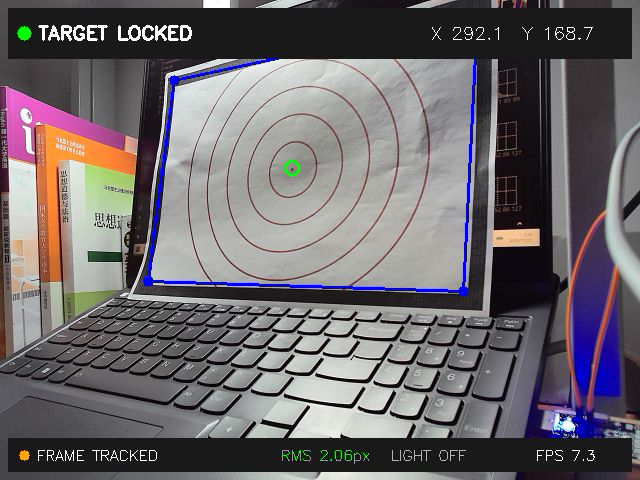
#> input picture example.jpeg, 640 x 480 px
$ python -i target_frame.py   (imports and definitions only)
#> lines starting #> are read from the running program, lines starting #| are printed output that depends on the picture; after the words box and inside, x2 and y2 are one past the last pixel; in counts of white or black regions, pixels touching at a corner belong together
#> further down, picture is the input picture: shape (480, 640, 3); mean B, G, R 107.3, 103.6, 108.4
"""靶纸框检测、角点跟踪与透视几何。"""

import math
from typing import Optional

import cv2
import numpy as np

from config import (
    CORNER_TRACK_MAX_FEATURES,
    CORNER_TRACK_MAX_FRAMES,
    CORNER_TRACK_MIN_FEATURES,
    CORNER_TRACK_REFRESH_FEATURES,
    CORNER_TRACK_MAX_PREDICTED_FRAMES,
    CORNER_TRACK_SMOOTH_ALPHA,
    CORNER_TRACK_MAX_SHIFT,
    CORNER_TRACK_AREA_MIN_RATIO,
    CORNER_TRACK_AREA_MAX_RATIO,
    CORNER_TRACK_REJECTED_FRAMES,
    CORNER_TRACK_SCALE,
    FRAME_CLOSE_KERNEL,
    FRAME_ASPECT_TOLERANCE,
    FRAME_DETECT_SCALE,
    FRAME_HSV_HIGH,
    FRAME_HSV_LOW,
    RECT_HEIGHT,
    RECT_WIDTH,
    TRACKING_ROI_MARGIN,
    TRACKING_ROI_MIN_HEIGHT,
    TRACKING_ROI_MIN_WIDTH,
)


def order_points(pts):
    """
    将四个角点排序为：
    左上、右上、右下、左下

    返回 shape=(4,2) 的 float32 数组。
    """

    pts = np.array(pts, dtype=np.float32)

    center = np.mean(pts, axis=0)

    angles = np.arctan2(
        pts[:, 1] - center[1],
        pts[:, 0] - center[0]
    )

    # 按绕中心的角度排序
    ordered = pts[np.argsort(angles)]

    # 找到最接近左上角的点作为起点
    start_index = np.argmin(
        ordered[:, 0] + ordered[:, 1]
    )

    ordered = np.roll(
        ordered,
        -start_index,
        axis=0
    )

    return ordered.astype(np.float32)


def _matches_target_aspect(corners):
    edges = np.linalg.norm(
        np.roll(corners, -1, axis=0) - corners,
        axis=1
    )
    average_width = (edges[0] + edges[2]) / 2.0
    average_height = (edges[1] + edges[3]) / 2.0
    if average_width <= 0 or average_height <= 0:
        return False

    measured_aspect = max(average_width, average_height) / min(
        average_width,
        average_height
    )
    expected_aspect = max(
        RECT_WIDTH / RECT_HEIGHT,
        RECT_HEIGHT / RECT_WIDTH
    )
    return abs(measured_aspect / expected_aspect - 1.0) <= FRAME_ASPECT_TOLERANCE


def detect_target_corners(frame, reference_corners=None):
    """
    从原始相机图像中寻找黑色矩形边框。

    返回：
        corners: 左上、右上、右下、左下
        black_mask: 黑色区域二值图

    如果未找到可靠的四边形，返回 None。
    """

    analysis_size = (
        max(1, int(frame.shape[1] * FRAME_DETECT_SCALE)),
        max(1, int(frame.shape[0] * FRAME_DETECT_SCALE))
    )
#> analysis_size = (128, 96)
    analysis_frame = cv2.resize(
        frame,
        analysis_size,
        interpolation=cv2.INTER_AREA
    )
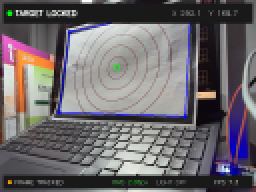
#> analysis_frame: shape (96, 128, 3) (shown 2 times larger); mean B, G, R 107.3, 103.6, 108.4

    hsv = cv2.cvtColor(
        analysis_frame,
        cv2.COLOR_BGR2HSV
    )
#> hsv: shape (96, 128, 3); mean H, S, V 78.2, 31.4, 114.9
    hsv_mask = cv2.inRange(
        hsv,
        FRAME_HSV_LOW,
        FRAME_HSV_HIGH
    )
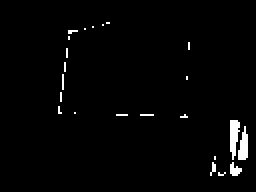
#> hsv_mask: shape (96, 128) (shown 2 times larger); 1.9% white; 23 white regions (20 under 20 px), largest, box (x1, y1, x2, y2) and area: (115, 60, 120, 80) 69, (119, 63, 124, 80) 58, (115, 81, 121, 88) 26

    image_area = analysis_frame.shape[0] * analysis_frame.shape[1]
#> image_area = 12288
    image_height, image_width = analysis_frame.shape[:2]
#> image_height = 96; image_width = 128

    def find_candidates(mask):
        mask = cv2.morphologyEx(
            mask,
            cv2.MORPH_CLOSE,
            FRAME_CLOSE_KERNEL,
            iterations=2
        )
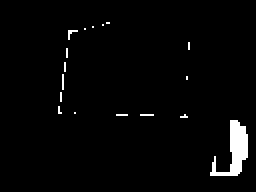
#> mask: shape (96, 128) (shown 2 times larger); 2.5% white; 17 white regions (16 under 20 px)

        contours, _ = cv2.findContours(
            mask,
            cv2.RETR_TREE,
            cv2.CHAIN_APPROX_SIMPLE
        )
#> contours = 17 contours, 16 with area under 20; largest, box (x1, y1, x2, y2) and area: (105, 60, 124, 88) 186

        candidates = []

        # 独立靶纸优先选择外框；靶纸与背景相连时使用内部框候选。
        for contour in contours:
            x, y, width, height = cv2.boundingRect(contour)

            if (
                x <= 1
                or y <= 1
                or x + width >= image_width - 1
                or y + height >= image_height - 1
            ):
                continue

            if cv2.contourArea(contour) < image_area * 0.12:
                continue

            perimeter = cv2.arcLength(contour, True)
            if perimeter <= 0:
                continue

            for epsilon_ratio in [0.015, 0.02, 0.025, 0.03, 0.04, 0.05]:
                approx = cv2.approxPolyDP(
                    contour,
                    epsilon_ratio * perimeter,
                    True
                )

                if len(approx) == 4 and cv2.isContourConvex(approx):
                    quad = order_points(approx.reshape(4, 2))
                    quad_area = abs(
                        cv2.contourArea(
                            quad.astype(np.float32).reshape(-1, 1, 2)
                        )
                    )

                    if (
                        quad_area >= image_area * 0.12
                        and _matches_target_aspect(quad)
                    ):
                        candidates.append((quad_area, quad))
                    break
#> this loop made 17 passes
#> (contour, x, y, width, height) on passes 2, 3, 4, 6, 7, 8, 9, 10, 11, 12, 17: ([[92, 57], [91, 58], [90, 58], [93, 58]], 90, 57, 4, 2), ([[70, 57], [76, 57]], 70, 57, 7, 1), ([[58, 57], [63, 57]], 58, 57, 6, 1), ([[29, 53], [29, 56], [30, 56], [29, 55]], 29, 53, 2, 4), ([[30, 46], [30, 50]], 30, 46, 1, 5), ([[93, 38], [93, 39]], 93, 38, 1, 2), ([[31, 37], [31, 44]], 31, 37, 1, 8), ([[32, 31], [32, 35]], 32, 31, 1, 5), ([[33, 24], [33, 28]], 33, 24, 1, 5), ([[94, 21], [94, 24]], 94, 21, 1, 4), ([[53, 11], [54, 11]], 53, 11, 2, 1)
#> (x, y, width, height) on passes 1, 5, 13, 14, 15, 16: (105, 60, 19, 28), (37, 56, 1, 1), (34, 15, 5, 5), (42, 14, 1, 1), (46, 13, 1, 1), (51, 12, 1, 1)
#> after the loop, candidates = []

        return candidates, mask

    candidates, black_mask = find_candidates(hsv_mask)
#> candidates = []

    if not candidates:
        gray = cv2.cvtColor(
            analysis_frame,
            cv2.COLOR_BGR2GRAY
        )
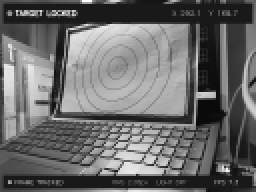
#> gray: shape (96, 128) (shown 2 times larger); min 9, max 254, mean 105.4
        otsu_threshold, _ = cv2.threshold(
            gray,
            0,
            255,
            cv2.THRESH_BINARY_INV | cv2.THRESH_OTSU
        )
#> otsu_threshold = 109
        _, otsu_mask = cv2.threshold(
            gray,
            otsu_threshold,
            255,
            cv2.THRESH_BINARY_INV
        )
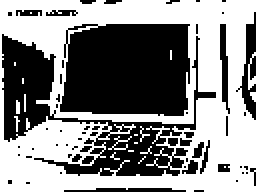
#> otsu_mask: shape (96, 128) (shown 2 times larger); 53.8% white; 58 black regions (47 under 20 px), largest, box (x1, y1, x2, y2) and area: (30, 12, 95, 58) 2716, (1, 17, 108, 88) 2112, (118, 6, 128, 60) 224
        candidates, black_mask = find_candidates(otsu_mask)
#> in find_candidates (call 2), `mask = cv2.morphologyEx( mask, cv2.MORPH_CLOSE, FRAME_CLOSE_KERNEL, it..`:
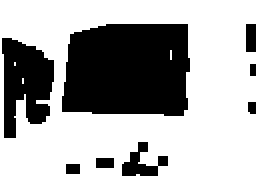
#> mask: shape (96, 128) (shown 2 times larger); 68.1% white; 8 black regions (1 under 20 px)
#> in find_candidates (call 2), `contours, _ = cv2.findContours( mask, cv2.RETR_TREE, cv2.CHAIN_APPROX_..`: contours = 10 contours, 3 with area under 20; largest, box (x1, y1, x2, y2) and area: (0, 0, 128, 96) 11946, (30, 11, 96, 59) 2778, (0, 18, 28, 70) 970, (60, 70, 80, 89) 192, (47, 78, 58, 85) 58, (32, 81, 41, 88) 46, (78, 77, 85, 84) 34
#> the loop in find_candidates (call 2), `for contour in contours:` made 10 passes
#> (x, y, width, height) on passes 1 to 6: (0, 0, 128, 96), (32, 81, 9, 7), (47, 78, 11, 7), (78, 77, 7, 7), (60, 70, 20, 19), (0, 18, 28, 52)
#> (contour, x, y, width, height) on passes 7, 8, 10: ([[11, 39], [11, 41]], 11, 39, 1, 3), ([[7, 31], [7, 32]], 7, 31, 1, 2), ([[85, 25], [85, 29]], 85, 25, 1, 5)
#> after the loop in find_candidates (call 2), `for contour in contours:`: candidates = [(2497, [[34, 17], [93, 11], [94, 54], [31, 56]])]
#> candidates = [(2497, [[34, 17], [93, 11], [94, 54], [31, 56]])]

    if not candidates:
        return None, black_mask

    # 优先选择与已知靶纸框几何最一致的候选。
    use_reference_selection = False
    if reference_corners is not None:
        reference = np.asarray(
            reference_corners,
            dtype=np.float32
        )
        reference_area = abs(cv2.contourArea(
            reference.reshape(-1, 1, 2)
        ))
        if reference_area > 0:
            stable_candidates = []
            for _, quad in candidates:
                quad_full = quad.copy()
                quad_full[:, 0] *= frame.shape[1] / analysis_size[0]
                quad_full[:, 1] *= frame.shape[0] / analysis_size[1]
                candidate_area_full = abs(cv2.contourArea(
                    quad_full.reshape(-1, 1, 2)
                ))
                area_ratio = candidate_area_full / reference_area
                center_shift = np.linalg.norm(
                    np.mean(quad_full, axis=0)
                    - np.mean(reference, axis=0)
                )
                if (
                    0.65 <= area_ratio <= 1.55
                    and center_shift < max(
                        100.0,
                        math.sqrt(reference_area) * 0.45
                    )
                ):
                    corner_shift = float(np.max(np.linalg.norm(
                        quad_full - reference,
                        axis=1
                    )))
                    combined_score = (
                        center_shift
                        + corner_shift * 0.25
                        + abs(area_ratio - 1.0) * math.sqrt(reference_area)
                    )
                    stable_candidates.append((combined_score, quad))
            if stable_candidates:
                candidates = stable_candidates
                use_reference_selection = True

    if use_reference_selection:
        candidates.sort(key=lambda item: item[0])
    else:
        # 选择面积最大的候选矩形
        candidates.sort(
            key=lambda item: item[0],
            reverse=True
        )

    corners = candidates[0][1].copy()
#> corners = [[34, 17], [93, 11], [94, 54], [31, 56]]
    corners[:, 0] *= frame.shape[1] / analysis_size[0]
    corners[:, 1] *= frame.shape[0] / analysis_size[1]

    return corners, black_mask

class TargetCornerTracker:
    # [18 lines left out: functions __init__, is_active, not called in this run]

    @property
    def is_predicted(self):
        return self.predicted_frames > 0

    # [381 lines left out: functions clear, _find_features, _prepare_gray, initialize, _tracking_failed, update and 4 more, not called in this run]

>>> import cv2
>>> picture = cv2.imread('example.jpeg')
>>> result = detect_target_corners(picture)
